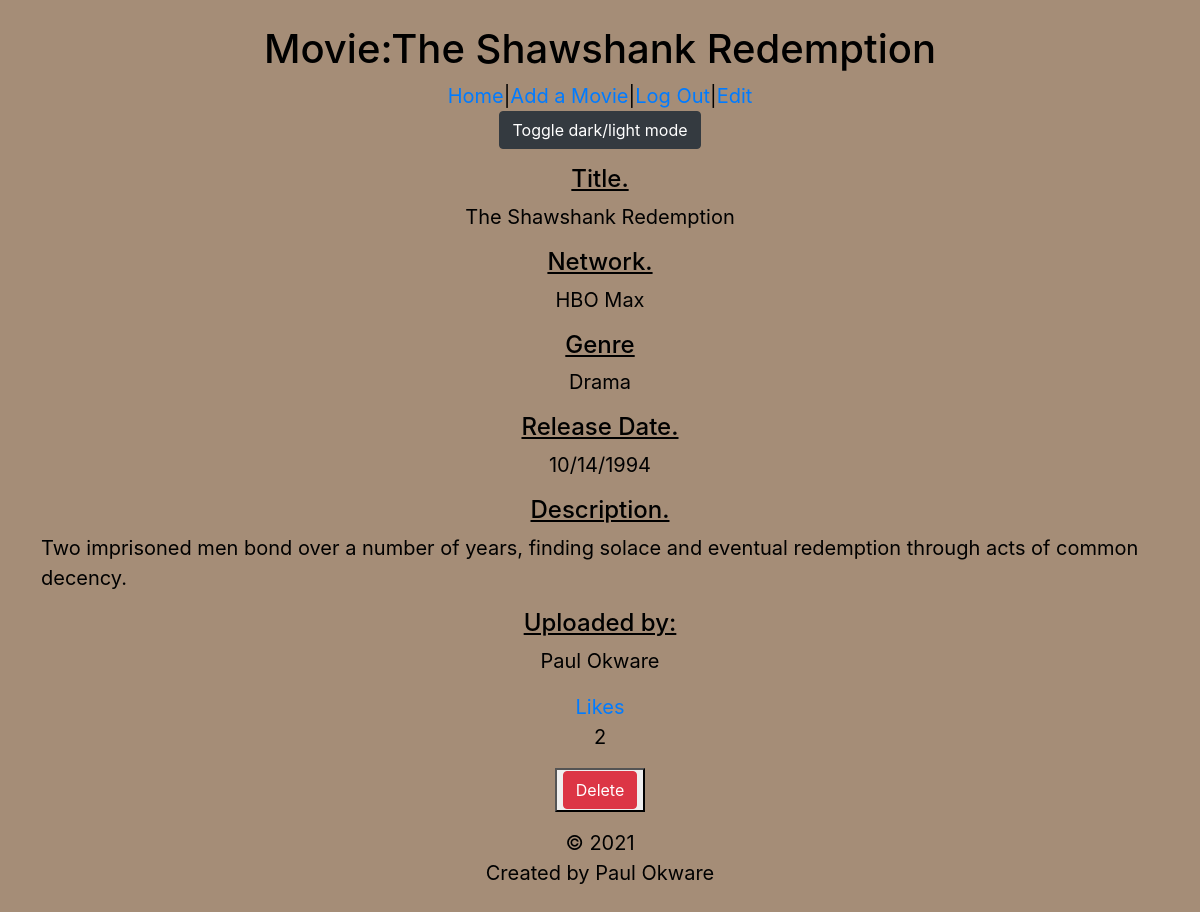
The app's page /dashboard/1 with its own data.
### soloProjectApp/models.py (models this page shows)
class Movie(models.Model):
    title = models.CharField(max_length=255)
    network = models.CharField(max_length=45)
    description = models.TextField(max_length=255)
    genre = models.CharField(max_length=45)
    release_date = models.DateTimeField()
    uploaded_by = models.ForeignKey(User,related_name ='movies_uploaded',on_delete=models.CASCADE)
    user_likes = models.ManyToManyField(User, related_name='liked_movies')
    created_at = models.DateTimeField(auto_now_add=True)
    updated_at = models.DateTimeField(auto_now=True)
    objects = MovieManager()

class User(models.Model):
    firstName = models.CharField(max_length=255)
    lastName = models.CharField(max_length=255)
    email = models.EmailField(unique=True)
    password = models.CharField(max_length=255)
    created_at = models.DateTimeField(auto_now_add=True)
    updated_at = models.DateTimeField(auto_now=True)
    objects = UserManager()

### soloProjectApp/views.py (the view)
# urls.py: path('dashboard/<int:movie_id>',views.movie),
def movie(request, movie_id):
    one_movie = Movie.objects.get(id=movie_id)
    context = {
        'movie': one_movie,
    }
    return render(request, 'movie.html',context)

### soloProjectApp/templates/movie.html (shortened to what this page needs)
<!DOCTYPE html>
<html lang="en">
<head>
    <link rel="stylesheet" href="https://cdn.jsdelivr.net/npm/bootstrap@4.6.0/dist/css/bootstrap.min.css">
    {% load static %}
    <link rel="stylesheet" href="{% static 'css/styles.css' %}">
</head>
<body>
    <header>
        <h1>Movie:{{movie.title}}</h1>
        <nav>
            <a href="/dashboard">Home</a>|<a href="/new">Add a Movie</a>|<a href="/logout">Log Out</a>|<a href="{{ movie.id }}/edit">Edit</a>
        </nav>
        <button type="button" class="btn btn-dark" onclick="myFunction()">Toggle dark/light mode</button>
    </header>
    <div class="main">
        <h4>Title.</h4>
        <p>{{ movie.title }}</p>
        <h4>Network.</h4>
        <p>{{ movie.network }}</p>
        <h4>Genre</h4>
        <p>{{movie.genre}}</p>
        <h4>Release Date.</h4>
        <p>{{ movie.release_date|date:"SHORT_DATE_FORMAT" }}</p>
        <h4>Description.</h4>
        <p>{{ movie.description }}</p>
        <h4>Uploaded by:</h4>
        <p>{{movie.uploaded_by.firstName}} {{movie.uploaded_by.lastName}}</p>
        <a href="/dashboard/{{movie.id}}/like">Likes</a>
        <p>{{ movie.user_likes.count}}</p>
        <button><a href="/dashboard/{{ movie.id }}/delete"role='button' class="btn btn-danger">Delete</a></button>
    </div>
</body>
<footer>
    &copy; <span id="year">2021</span>
    <p>Created by Paul Okware</p>
</footer>
</html>

### soloProjectApp/static/css/styles.css (style rules this page uses)
body { padding: 25px; background-color: #a58d77; color: black; font-size: 20px; }
h4 { text-decoration: underline; }
.main { display: flex; flex-direction: column; justify-content: space-evenly; align-items: center; padding: 1rem; }
header { text-align: center; }
footer { text-align: center; }

### records on screen
Movie: title "The Shawshank Redemption", network "HBO Max", genre "Drama", release_date "10/14/1994", description "Two imprisoned men bond over a number of years, finding solace and eventual redemption through acts of common decency.", uploaded_by.firstName "Paul", uploaded_by.lastName "Okware", user_likes.count "2"
